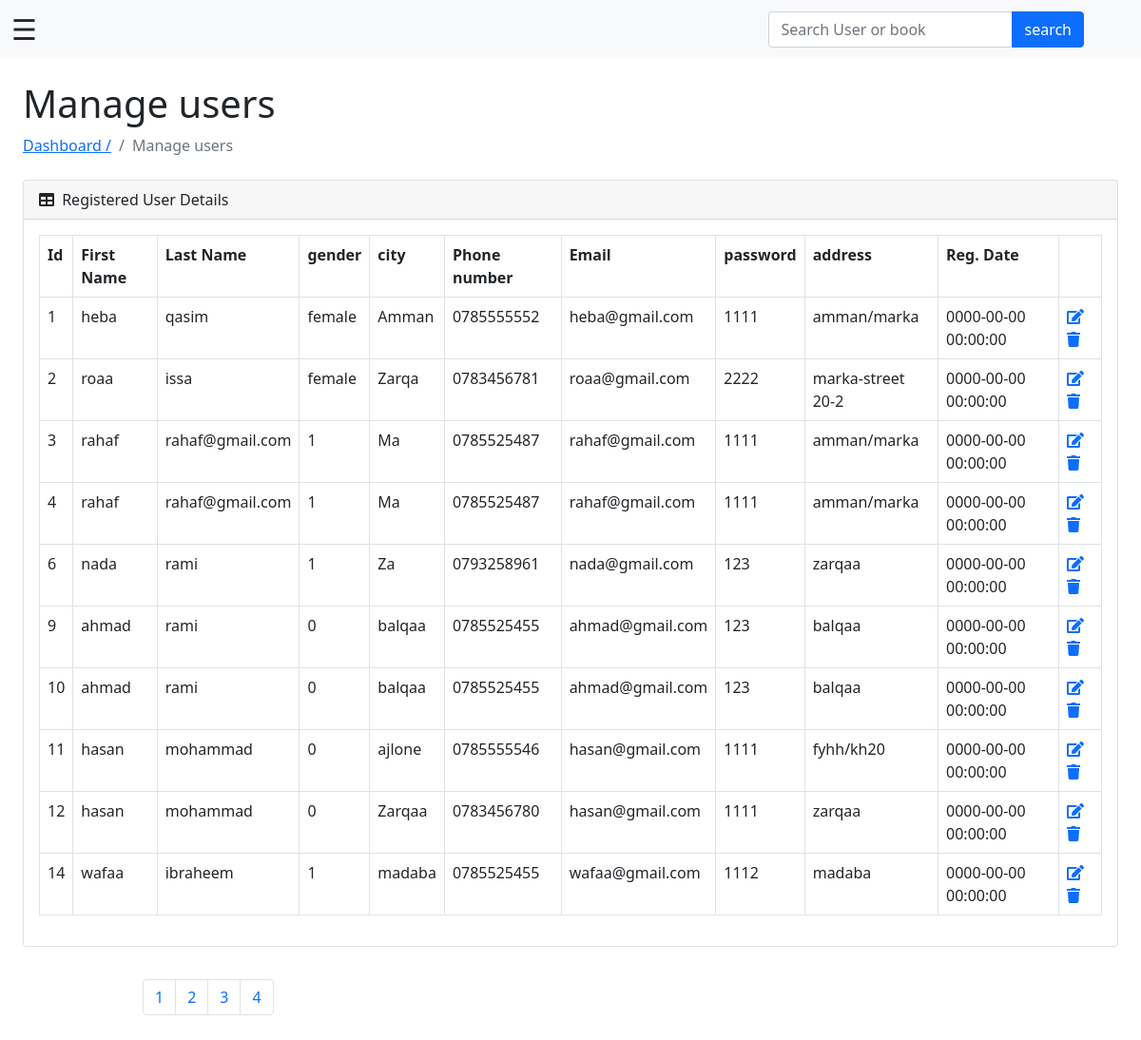
Screenshot of /admin/manage-users.php with the database file from the repository.
### tables this page shows
CREATE TABLE `users` (
  `id` int(10) NOT NULL,
  `fname` varchar(255) NOT NULL,
  `lname` varchar(255) NOT NULL,
  `gender` varchar(50) NOT NULL,
  `city` varchar(255) NOT NULL,
  `cell` varchar(255) NOT NULL,
  `email` varchar(255) NOT NULL,
  `password` varchar(255) NOT NULL,
  `address` varchar(255) NOT NULL,
  `posting_date` timestamp NOT NULL DEFAULT CURRENT_TIMESTAMP
);

### admin/manage-users.php (the view, shortened to what this page needs)
<?php session_start();
$connt6 = mysqli_connect("localhost", "root", "", "projectfinal55");
mysqli_set_charset($connt6, "utf8");
$limit = 10;
if (isset($_GET["page"])) {
    $page  = $_GET["page"];
} else {
    $page = 1;
};
$start_from = ($page - 1) * $limit;
?>
<!DOCTYPE html>
<html lang="en">
<head>
</head>
<body class="sb-nav-fixed">
    <?php include_once('navbar.php'); ?>
    <div id="layoutSidenav">
        <div id="layoutSidenav_content">
            <main>
                <div class="container-fluid px-4">
                    <h1 class="mt-4">Manage users</h1>
                    <ol class="breadcrumb mb-4">
                        <li class="breadcrumb-item"><a href="dashboard.php">Dashboard /</a></li>
                        <li class="breadcrumb-item active">Manage users </li>
                    </ol>
                    <div class=" card mb-4">
                        <div class="card-header">
                            <i class="fas fa-table me-1"></i>
                            Registered User Details
                        </div>
                        <div class="card-body">
                            <table class="table table-bordered">
                                <tr>
                                    <th>Id</th>
                                    <th>First Name</th>
                                    <th> Last Name</th>
                                    <th> gender</th>
                                    <th> city</th>
                                    <th> Phone number</th>
                                    <th> Email</th>
                                    <th>password</th>
                                    <th>address</th>
                                    <th>Reg. Date</th>
                                </tr>
                                <?php $ret = mysqli_query($connt6, "SELECT * FROM users  ORDER BY id ASC LIMIT $start_from, $limit");
                                while ($row = mysqli_fetch_array($ret)) { ?>
                                    <tr>
                                        <td><?php echo $row['id']; ?></td>
                                        <td><?php echo $row['fname']; ?></td>
                                        <td><?php echo $row['lname']; ?></td>
                                        <td><?php echo $row['gender']; ?></td>
                                        <td><?php echo $row['city']; ?></td>
                                        <td><?php echo $row['cell']; ?></td>
                                        <td><?php echo $row['email']; ?></td>
                                        <td><?php echo $row['password']; ?></td>
                                        <td><?php echo $row['address']; ?></td>
                                        <td><?php echo $row['posting_date']; ?></td>
                                        <td>
                                            <a href="edit-profile.php?uid=<?php echo $row['id']; ?>">
                                                <i class="fas fa-edit"></i></a>
                                            <a href="manage-users.php?id=<?php echo $row['id']; ?>" onClick="return confirm('Do you really want to delete');"><i class="fa fa-trash" aria-hidden="true"></i></a>
                                        </td>
                                    </tr>
                                <?php
                                } ?>
                            </table>
                        </div>
                    </div>
                </div>
            </main>
        </div>
    </div>
    <?php
    $result_db = mysqli_query($connt6, "SELECT COUNT(id) FROM users ");
    $row_db = mysqli_fetch_row($result_db);
    $total_records = $row_db[0];
    $total_pages = ceil($total_records / $limit);
    $pagLink = "<ul class='pagination'>";
    for ($i = 1; $i <= $total_pages; $i++) {
        $pagLink .= "<li class='page-item'><a class='page-link' href='manage-users.php?page=" . $i . "'>" . $i . "</a></li>";
    }
    echo $pagLink . "</ul>";
    ?>
</body>
</html>

### admin/manage-users.php (style rules this page uses)
table, td, th { border: 1px solid #ddd; text-align: left; }
table { border-collapse: collapse; width: 100%; }
th, td { padding: 10px; }
.pagination { margin-left: 150px; padding: 10px; }

### rows the page displays
users: id "1", fname "heba", lname "qasim", gender "female", city "Amman", cell "0785555552", email "heba@gmail.com", password "1111", address "amman/marka", posting_date "0000-00-00 00:00:00"
users: id "2", fname "roaa", lname "issa", gender "female", city "Zarqa", cell "0783456781", email "roaa@gmail.com", password "2222", address "marka-street 20-2", posting_date "0000-00-00 00:00:00"
users: id "3", fname "rahaf", lname "rahaf@gmail.com", gender "1", city "Ma", cell "0785525487", email "rahaf@gmail.com", password "1111", address "amman/marka", posting_date "0000-00-00 00:00:00"
users: id "4", fname "rahaf", lname "rahaf@gmail.com", gender "1", city "Ma", cell "0785525487", email "rahaf@gmail.com", password "1111", address "amman/marka", posting_date "0000-00-00 00:00:00"
users: id "6", fname "nada", lname "rami", gender "1", city "Za", cell "0793258961", email "nada@gmail.com", password "123", address "zarqaa", posting_date "0000-00-00 00:00:00"
users: id "9", fname "ahmad", lname "rami", gender "0", city "balqaa", cell "0785525455", email "ahmad@gmail.com", password "123", address "balqaa", posting_date "0000-00-00 00:00:00"
users: id "10", fname "ahmad", lname "rami", gender "0", city "balqaa", cell "0785525455", email "ahmad@gmail.com", password "123", address "balqaa", posting_date "0000-00-00 00:00:00"
users: id "11", fname "hasan", lname "mohammad", gender "0", city "ajlone", cell "0785555546", email "hasan@gmail.com", password "1111", address "fyhh/kh20", posting_date "0000-00-00 00:00:00"
users: id "12", fname "hasan", lname "mohammad", gender "0", city "Zarqaa", cell "0783456780", email "hasan@gmail.com", password "1111", address "zarqaa", posting_date "0000-00-00 00:00:00"
users: id "14", fname "wafaa", lname "ibraheem", gender "1", city "madaba", cell "0785525455", email "wafaa@gmail.com", password "1112", address "madaba", posting_date "0000-00-00 00:00:00"
